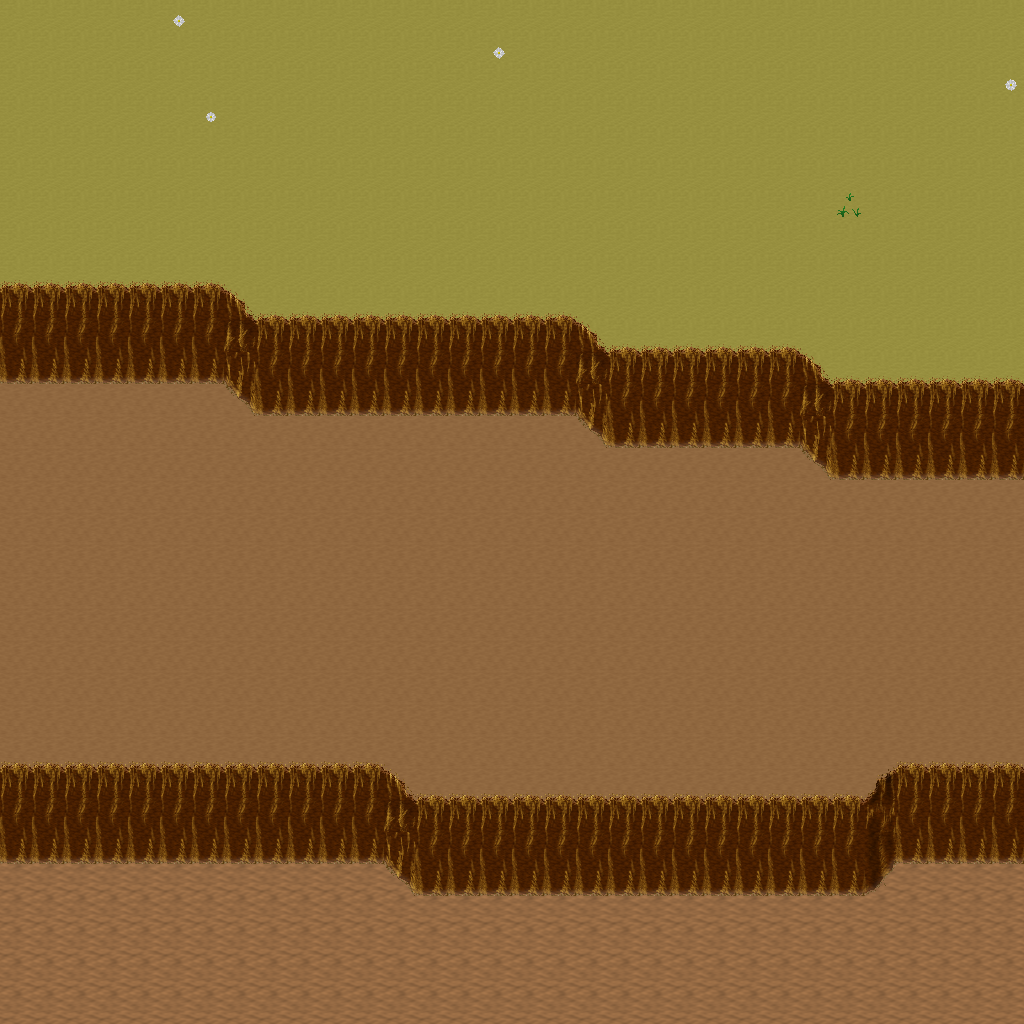

A 2D game scene composited from a Tiled map and its tileset images. What follows is a short description and the map's XML, with each tile layer's data collapsed to a summary:
An orthogonal 32x32 tile map with 32x32 px tiles, 5 tile layers (Ground, Objects, Objects2, Above, ...), 1 hidden layer not drawn, 26 tilesets.

<map version="1.10" tiledversion="1.11.0" orientation="orthogonal" renderorder="right-down" width="32" height="32" tilewidth="32" tileheight="32" infinite="0" nextlayerid="11" nextobjectid="1">
 <tileset firstgid="1" name="ground_ground" tilewidth="32" tileheight="32" tilecount="33" columns="3">
  <image source="../drawable/ground_ground.png" width="96" height="352" />
 </tileset>
 <tileset firstgid="34" name="building_castle" tilewidth="32" tileheight="32" tilecount="320" columns="20">
  <image source="../drawable/building_castle.png" width="640" height="512" />
 </tileset>
 <tileset firstgid="354" name="furniture_carpet_carpets_2" tilewidth="32" tileheight="32" tilecount="20" columns="4">
  <image source="../drawable/furniture_carpet_carpets_2.png" width="128" height="160" />
 </tileset>
 <tileset firstgid="374" name="ground_indoor_tiles" tilewidth="32" tileheight="32" tilecount="8" columns="2">
  <image source="../drawable/ground_indoor_tiles.png" width="64" height="128" />
 </tileset>
 <tileset firstgid="382" name="ground_water_pool" tilewidth="32" tileheight="32" tilecount="72" columns="3">
  <image source="../drawable/ground_water_pool.png" width="96" height="768" />
 </tileset>
 <tileset firstgid="454" name="ground_ridge_earth_dark" tilewidth="32" tileheight="32" tilecount="96" columns="12">
  <image source="../drawable/ground_ridge_earth_dark.png" width="384" height="256" />
 </tileset>
 <tileset firstgid="550" name="logic_collision" tilewidth="32" tileheight="32" tilecount="1" columns="1">
  <image source="../drawable/logic_collision.png" width="32" height="32" />
 </tileset>
 <tileset firstgid="551" name="building_wall_stone_grey" tilewidth="32" tileheight="32" tilecount="12" columns="3">
  <image source="../drawable/building_wall_stone_grey.png" width="96" height="128" />
 </tileset>
 <tileset firstgid="563" name="building_roof_green" tilewidth="32" tileheight="32" tilecount="20" columns="5">
  <image source="../drawable/building_roof_green.png" width="160" height="128" />
 </tileset>
 <tileset firstgid="583" name="ground_ladder_horizontal_dark" tilewidth="32" tileheight="32" tilecount="3" columns="1">
  <image source="../drawable/ground_ladder_horizontal_dark.png" width="32" height="96" />
 </tileset>
 <tileset firstgid="586" name="building_house_pink_blue" tilewidth="32" tileheight="32" tilecount="99" columns="11">
  <image source="../drawable/building_house_pink_blue.png" width="352" height="288" />
 </tileset>
 <tileset firstgid="685" name="ground_mossy_brick_paving" tilewidth="32" tileheight="32" tilecount="9" columns="3">
  <image source="../drawable/ground_mossy_brick_paving.png" width="96" height="96" />
 </tileset>
 <tileset firstgid="694" name="plant_tree_locust_tree" tilewidth="32" tileheight="32" tilecount="20" columns="4">
  <image source="../drawable/plant_tree_locust_tree.png" width="128" height="160" />
 </tileset>
 <tileset firstgid="714" name="plant_tree_spruce" tilewidth="32" tileheight="32" tilecount="6" columns="2">
  <image source="../drawable/plant_tree_spruce.png" width="64" height="96" />
 </tileset>
 <tileset firstgid="720" name="plant_flower_flowers_mixed" tilewidth="32" tileheight="32" tilecount="16" columns="4">
  <image source="../drawable/plant_flower_flowers_mixed.png" width="128" height="128" />
 </tileset>
 <tileset firstgid="736" name="ground_cobbled_paving" tilewidth="32" tileheight="32" tilecount="1" columns="1">
  <image source="../drawable/ground_cobbled_paving.png" width="32" height="32" />
 </tileset>
 <tileset firstgid="737" name="plant_flower_daisy_white" tilewidth="32" tileheight="32" tilecount="8" columns="2">
  <image source="../drawable/plant_flower_daisy_white.png" width="64" height="128" />
 </tileset>
 <tileset firstgid="745" name="item_postbox" tilewidth="32" tileheight="32" tilecount="4" columns="2">
  <image source="../drawable/item_postbox.png" width="64" height="64" />
 </tileset>
 <tileset firstgid="749" name="item_postbox_2" tilewidth="32" tileheight="32" tilecount="2" columns="1">
  <image source="../drawable/item_postbox_2.png" width="32" height="64" />
 </tileset>
 <tileset firstgid="751" name="furniture_table_tree_stump_table" tilewidth="32" tileheight="32" tilecount="4" columns="2">
  <image source="../drawable/furniture_table_tree_stump_table.png" width="64" height="64" />
 </tileset>
 <tileset firstgid="755" name="plant_stump_int_small_stump" tilewidth="32" tileheight="32" tilecount="1" columns="1">
  <image source="../drawable/plant_stump_int_small_stump.png" width="32" height="32" />
 </tileset>
 <tileset firstgid="756" name="plant_grasses" tilewidth="32" tileheight="32" tilecount="6" columns="3">
  <image source="../drawable/plant_grasses.png" width="96" height="64" />
 </tileset>
 <tileset firstgid="762" name="building_fence_wooden_brown_fence" tilewidth="32" tileheight="32" tilecount="42" columns="7">
  <image source="../drawable/building_fence_wooden_brown_fence.png" width="224" height="192" />
 </tileset>
 <tileset firstgid="804" name="ground_green_paving" tilewidth="32" tileheight="32" tilecount="18" columns="3">
  <image source="../drawable/ground_green_paving.png" width="96" height="192" />
 </tileset>
 <tileset firstgid="822" name="building_stone_ruins" tilewidth="32" tileheight="32" tilecount="72" columns="6">
  <image source="../drawable/building_stone_ruins.png" width="192" height="384" />
 </tileset>
 <tileset firstgid="894" name="logic_creature_insect" tilewidth="32" tileheight="32" tilecount="5" columns="5">
  <image source="../drawable/logic_creature_insect.png" width="160" height="32" />
 </tileset>
 <layer id="1" name="Ground" width="32" height="32">
  <data>[1024 cells, 1024 non-empty, 3 distinct tile ids]</data>
 </layer>
 <layer id="2" name="Objects" width="32" height="32">
  <data>[1024 cells, 266 non-empty, 18 distinct tile ids]</data>
 </layer>
 <layer id="3" name="Objects2" width="32" height="32">
  <data>[1024 cells, 0 non-empty, 0 distinct tile ids]</data>
 </layer>
 <layer id="4" name="Above" width="32" height="32">
  <data>[1024 cells, 0 non-empty, 0 distinct tile ids]</data>
 </layer>
 <layer id="5" name="Above2" width="32" height="32">
  <data>[1024 cells, 0 non-empty, 0 distinct tile ids]</data>
 </layer>
 <layer id="6" name="Walkable" width="32" height="32" visible="0">
  <data>[1024 cells, 197 non-empty, 1 distinct tile ids]</data>
 </layer>
 <objectgroup id="7" name="Mapevents" />
 <objectgroup id="8" name="Spawn" />
 <objectgroup id="9" name="Keys" />
 <objectgroup id="10" name="Replace" />
</map>
